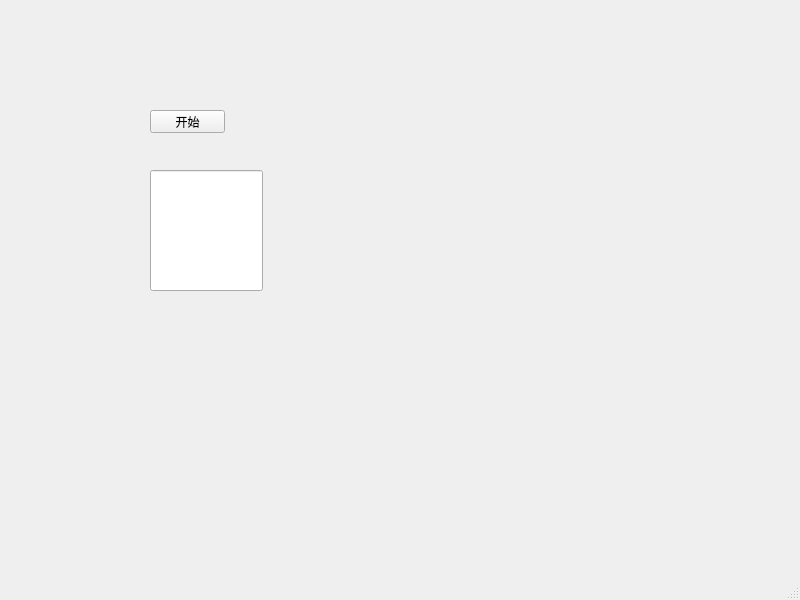
<?xml version="1.0" encoding="UTF-8"?>
<ui version="4.0">
 <class>MainWindow</class>
 <widget class="QMainWindow" name="MainWindow">
  <property name="geometry">
   <rect>
    <x>0</x>
    <y>0</y>
    <width>800</width>
    <height>600</height>
   </rect>
  </property>
  <property name="windowTitle">
   <string>MainWindow</string>
  </property>
  <widget class="QWidget" name="centralwidget">
   <widget class="QPushButton" name="push">
    <property name="geometry">
     <rect>
      <x>150</x>
      <y>110</y>
      <width>75</width>
      <height>23</height>
     </rect>
    </property>
    <property name="text">
     <string>开始</string>
    </property>
   </widget>
   <widget class="QLineEdit" name="lineEdit">
    <property name="geometry">
     <rect>
      <x>150</x>
      <y>170</y>
      <width>113</width>
      <height>121</height>
     </rect>
    </property>
   </widget>
  </widget>
  <widget class="QMenuBar" name="menubar">
   <property name="geometry">
    <rect>
     <x>0</x>
     <y>0</y>
     <width>800</width>
     <height>22</height>
    </rect>
   </property>
  </widget>
  <widget class="QStatusBar" name="statusbar"/>
 </widget>
 <resources/>
 <connections/>
</ui>
